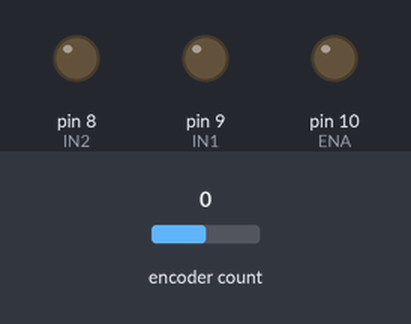
Recording of a sketch running on a simulated Arduino Uno, built with avr-gcc and run on an emulated ATmega328P. On the bench: output pins drawn as LEDs (lit = HIGH). The test bench sets the inputs (shaded band); at power-on: encoder count 0. What the sketch prints to the serial monitor is not drawn.

Above: at 1.2 s.
1.3 s: encoder count set to 4
At 2.3 s:
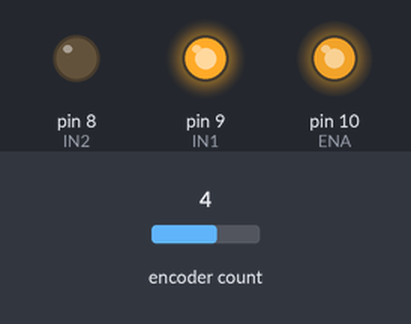
4.3 s: encoder count set to 3
7.3 s: encoder count set to 2
At 9.1 s:
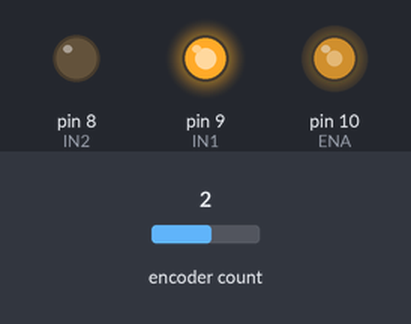
Timing chart, 0 to 13.7 s (numbered marks = the images above; inputs shaded):
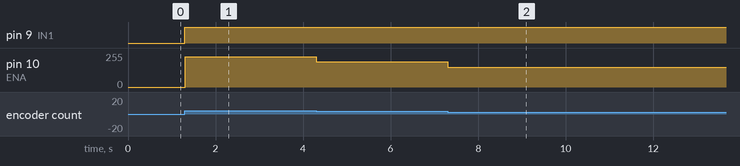

Measured:
- after the input at 1.3 s, pin 9 (IN1): LOW → HIGH at once; pin 10 (ENA): 0/255 → 226/255 at once, → 227/255 0.19 s later, → 228/255 1.9 s later

The sketch:

Pondule_inverse.ino
```cpp
#include <PID_v1.h>
#include <Encoder.h>
#define IN1 9
#define IN2 8
#define ENA 10
double LONGUEUR_PENDULE = 500;
double Deplacement = 0;
double pos=0;
double time1 =1;
// Broches de l'encodeur
const int pinEncodeurA = 2;
const int pinEncodeurB = 3;
int resolutionEncodeur = 1601;
 int ticks ;
Encoder encodeur(pinEncodeurA, pinEncodeurB);
int direction1;
unsigned long lasttime = 0;
  //double Output = 0, Setpoint = 178.5165;
   //double Output = 0, Setpoint = 177.5;
   double Output = 0, Setpoint = 0;
double errsum, lasterr;
double kp1, ki1, kd1;


void setup() {
  Serial.begin(500000);
  /*pinMode(encpin1a, INPUT_PULLUP);
  pinMode(encpin1b, INPUT_PULLUP);
  pinMode(encpin2a, INPUT_PULLUP);
  pinMode(encpin2b, INPUT_PULLUP);
  attachInterrupt(0, updateEncoder, CHANGE);
  attachInterrupt(1, updateEncoder1, CHANGE);*/
   pinMode(IN1, OUTPUT);
   pinMode(IN2, OUTPUT);
   pinMode(ENA, OUTPUT);
   //SetTunings0(37, 0.00002, 32); // Initial tuning
  //SetTunings0(15.87, 27.35, 1.13); // Initial tuning
     //SetTunings0(39, 0.00007, 35);
   //SetTunings0(39, 0.00004, 32);
   //SetTunings0(40, 0.00004, 32);
   //SetTunings0(40, 0.000045, 32);
   //SetTunings0(43, 0.00005, 32);
    //SetTunings0(45, 0.00006, 32);
   // SetTunings0(40, 0.00006, 32);
    //SetTunings0(45, 0.00007, 32);
     //SetTunings0(45, 0.00008, 32);
     //SetTunings0(45, 0.00008, 0);
    // SetTunings0(45, 0.0001,28); REAL ONE    DERIVEE
      //SetTunings0(45, 0.0001,26);
       //SetTunings0(45, 0.0001,27.511);
      // SetTunings0(45, 0.0001,28); REAL ONE ARBI
       //SetTunings0(20, 0.0001,28); mauvais
      // SetTunings0(20, 0.0001,28);  mauvais
        SetTunings0(45, 0.0001,28);


}

void loop() {

   Compute();
    ticks = encodeur.read();
    pos = 360.0 * (float)ticks / resolutionEncodeur;

  //Serial.println(myStepper.currentPosition());
     Serial.println(pos);
   //Serial.print("\t");
   //Serial.println(Output);
   //Serial.println(ticks);
   if (Output > 0) {
    direction1 = 1;
    digitalWrite(8, HIGH);
    digitalWrite(9, LOW);
    if (355>Output > 190) {
      Output = 190;
    }/*else if(Output > 355) {
      digitalWrite(8, LOW);
      digitalWrite(9, LOW);
      }*/
      analogWrite(ENA, Output+65);
  }

  if (Output < 0) {
    direction1 = -1;
    //Output = -Output;
    digitalWrite(8, LOW);
    digitalWrite(9, HIGH);
     if (355>abs(Output) > 190) {
        Output = 190;
  }

    analogWrite(ENA, abs(Output)+65);
  }

  /*if (355>Output > 235) {
    Output = 235;
  }else if(Output > 355) {
      digitalWrite(8, LOW);
      digitalWrite(9, LOW);
      }*/


  }


  void  Compute() {
  double error = Setpoint - pos;
  errsum += error*time1 ;
  double dErr = (error - lasterr)/time1 ;

  Output = kp1 * error + ki1 * errsum + kd1 * dErr ;

/*Serial.print(kp1 * error);
  Serial.print("\t");
  Serial.print(kd1 * dErr);
  Serial.print("\t");
  Serial.println(ki1 * errsum);*/

  lasterr = error;
}

void SetTunings0(double Kp, double Ki, double Kd) {
  kp1 = Kp;
  ki1 = Ki;
  kd1 = Kd;
}
```
